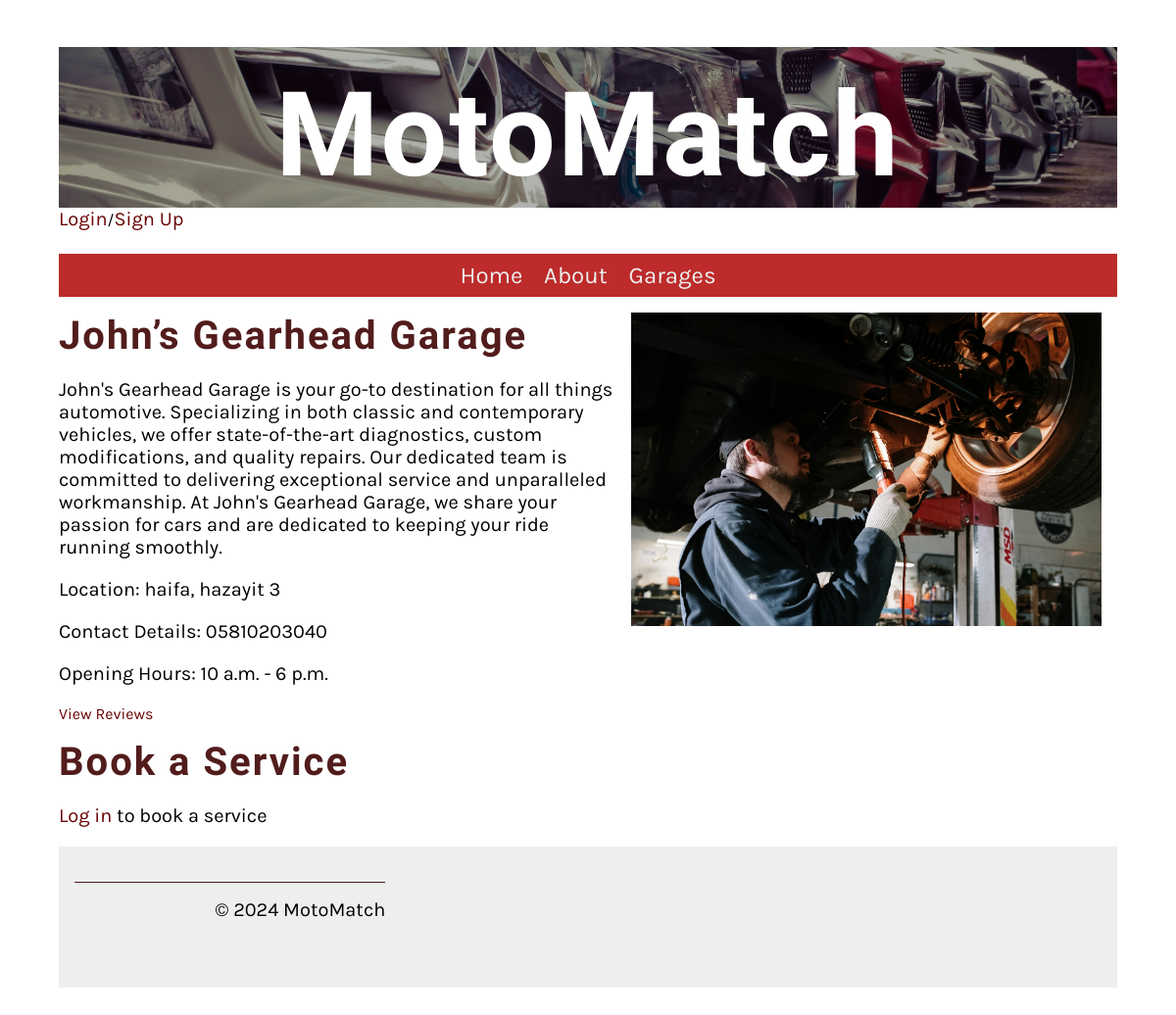
The page /Website/services/2/ on the database as committed earlier.
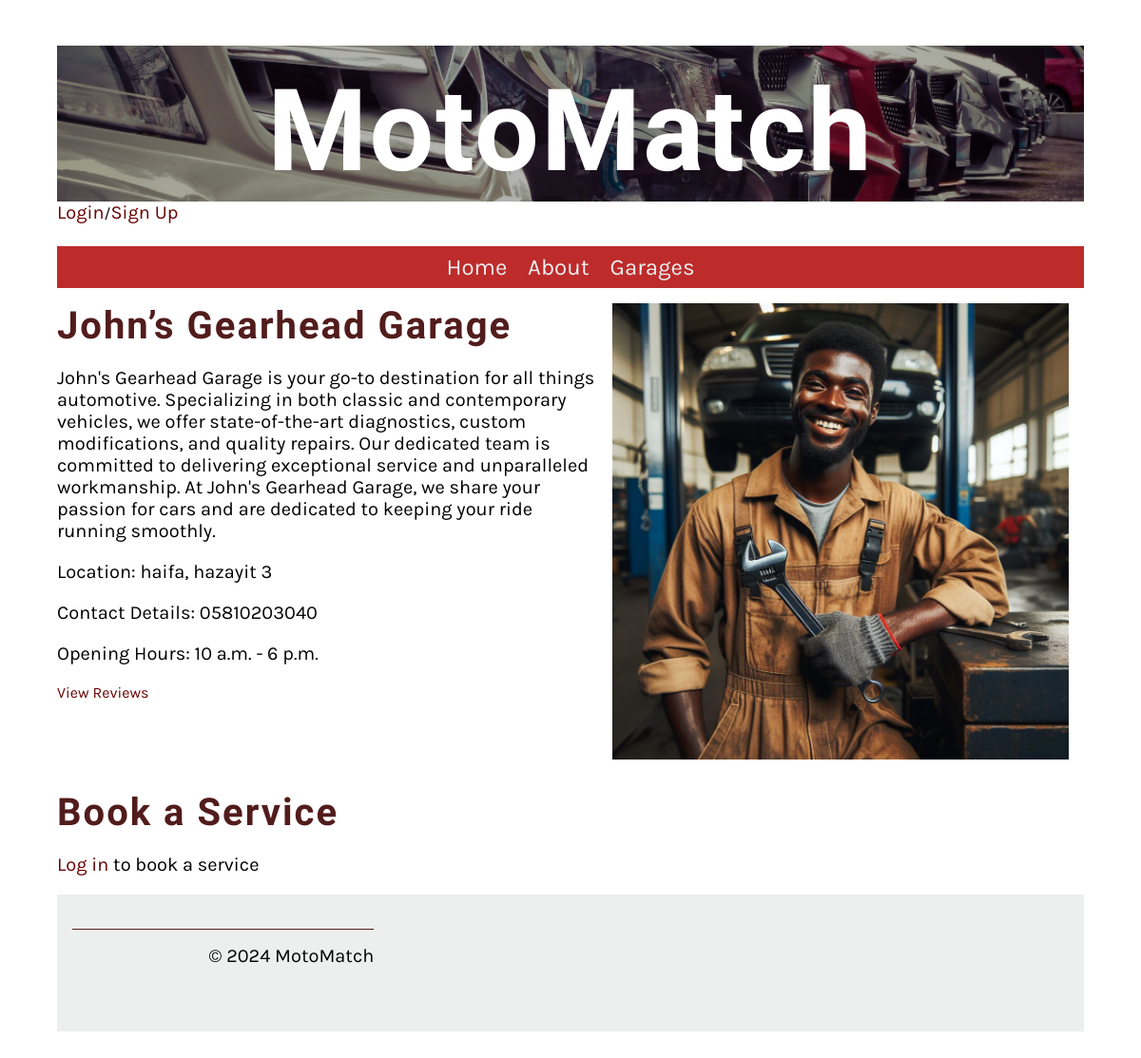
The same page on the database as committed later.
### Website/models.py (models this page shows, shortened)
class Service(models.Model):
    user = models.ForeignKey(User, on_delete=models.CASCADE)
    opening_time = models.TimeField(default='10:00:00')
    closing_time = models.TimeField(default='18:00:00')
    name = models.CharField(max_length=255)
    description = models.TextField()
    location = models.CharField(max_length=255)
    contact_details = models.CharField(max_length=255)
    available_spaces = models.PositiveIntegerField()
    image = models.ImageField(upload_to='service_images', default='service_images/default.jpg')

### Website/views.py (the view)
# urls.py: path('services/<int:service_id>/', service_detail_view, name='service_detail'),
def service_detail_view(request, service_id):
    service = get_object_or_404(Service, id=service_id)
    form = BookingForm(user=request.user) if request.user.is_authenticated else None
    return render(request, 'service_detail.html', {'service': service, 'form': form})

### Website/templatetags/custom_filters.py (called while the page is built)
@register.filter
def has_group(user, group_name):
    return user.groups.filter(name=group_name).exists()

### Website/templates/service_detail.html (shortened to what this page needs)
{% extends 'base.html' %}
{% load custom_filters %}
{% block content %}
<div class="service-container">
    <div class="service-text">
        <h2>{{ service.name }}</h2>
        <p>{{ service.description }}</p>
        <p>Location: {{ service.location }}</p>
        <p>Contact Details: {{service.contact_details}}</p>
        <p>Opening Hours: {{service.opening_time}} - {{service.closing_time}}</p>
        <a href="{% url 'reviews' service.id %}">View Reviews</a>
    </div>
    <img src="{{ service.image.url }}" alt="{{ service.name }}" class="service-image">
</div>
<div class="booking-container">
    {% if request.user|has_group:"Clients" %}
    <h2>Book a Service</h2>
        <form method="post" action="{% url 'booking' service.id %}">
            {% csrf_token %}
            {{ form.as_p }}
            <button type="submit" class="small-button">Book Now</button>
        </form>
    {% elif not request.user|has_group:"Service Providers" %}
    <h2>Book a Service</h2>
        <p><a href="{% url 'login' %}">Log in</a> to book a service</p>
    {% endif %}
</div>
{% endblock %}

Rows that differ between the two databases and show on the page:
changed Service "John’s Gearhead Garage": image: picture added in place of a placeholder
